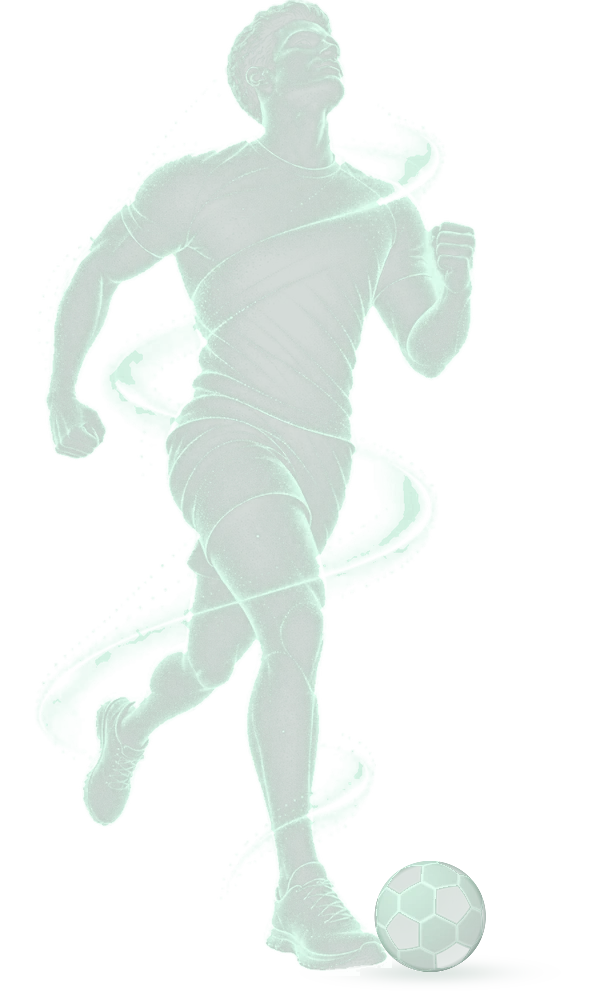
#> input picture packages-page/assets/characters/source/athletes-cutout.webp, 589 x 1000 px, given in place of men-tone.webp, which was not available
$ python match_men.py ../athletes-cutout.webp out.png
#> lines starting #> are read from the running program, lines starting #| are printed output that depends on the picture
# Match the Athletes runner's dot finish to the Men character (Nov 2026): each pose tile's brightness levels are remapped
# (quantile matching) so that, sampled at the card's dot size, its dots have the same distribution of light - hence the same dot
# sizes and glow - as Men's (men-tone.webp). Shapes, poses and motion are untouched. Usage: python3 match_men.py <poses.webp in> <out>
import sys, numpy as np
from PIL import Image
men = np.asarray(Image.open("men-tone.webp").convert("L").resize((69, 125), Image.LANCZOS)).astype(float)/255
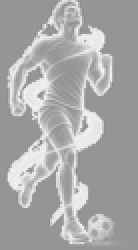
#> men: shape (125, 69) float64 (shown 2 times larger); min 0.541, max 0.957, mean 0.66
ref = np.sort(men[men >= .07])
#> ref = 8625 values from 0.541 to 0.957
A = np.asarray(Image.open(sys.argv[1]).convert("L")).astype(float)/255; out = A.copy(); TW, TH = 312, 288
#> after `A = np.asarray(Image.open(sys.argv[1]).convert('L')).astype(float) / 2`:
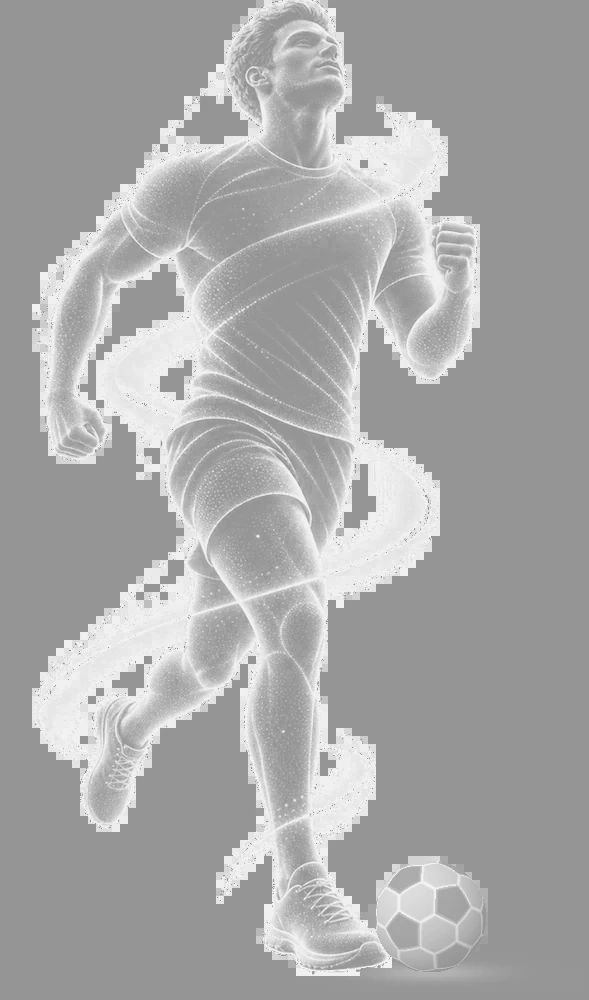
#> A: shape (1000, 589) float64; min 0.557, max 0.969, mean 0.66
for k in range(30):
    c, r = k % 6, k//6; t = A[r*TH:(r+1)*TH, c*TW:(c+1)*TW]
    small = np.asarray(Image.fromarray((t*255).astype(np.uint8)).resize((123, 114), Image.LANCZOS)).astype(float)/255
    src = np.sort(small[small >= .07]); q = np.linspace(0, 1, 256)
#> (the run stopped early here; a loop or call above may not have finished)

$ run again, on packages-page/assets/characters/source/athletes-supplied.webp
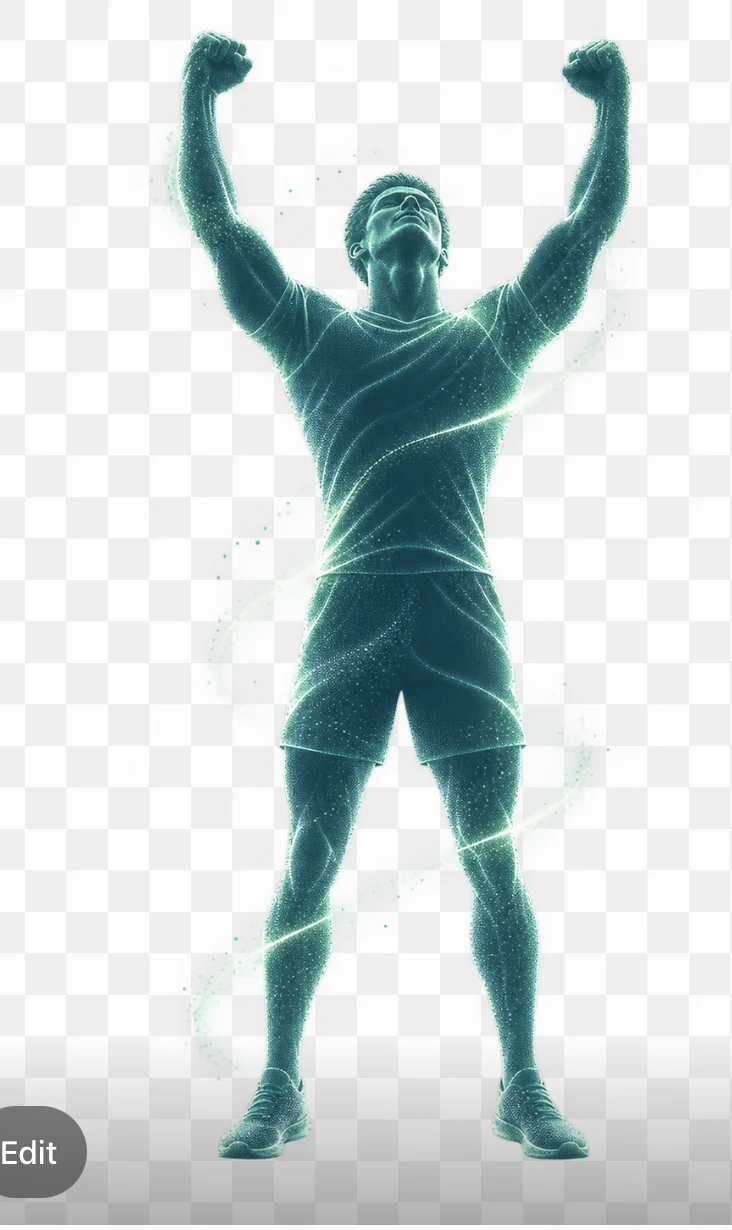
#> input picture packages-page/assets/characters/source/athletes-supplied.webp, 732 x 1230 px, given in place of men-tone.webp, which was not available
#> `men = np.asarray(Image.open("men-tone.webp").convert("L").resize((69, ..`:
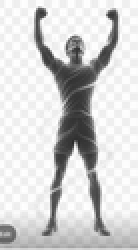
#> men: shape (125, 69) float64 (shown 2 times larger); min 0.169, max 1, mean 0.822
#> ref = 8625 values from 0.169 to 1
